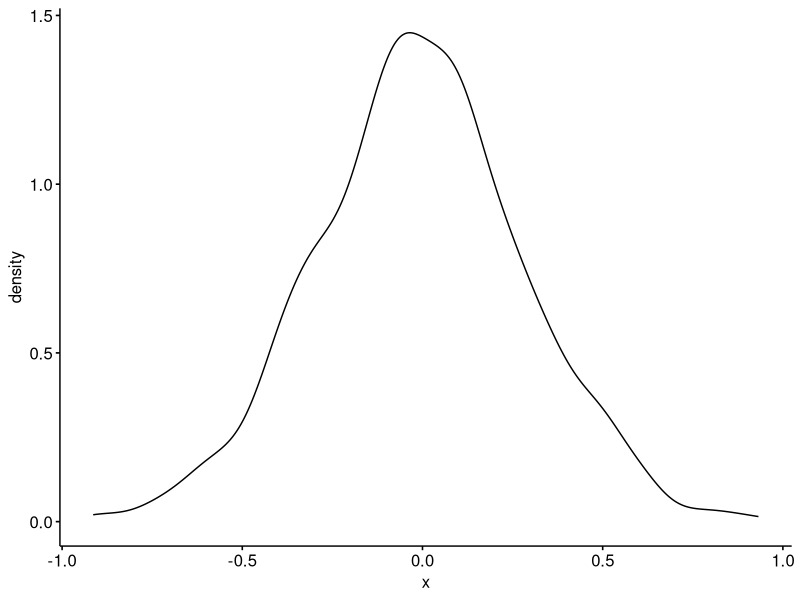
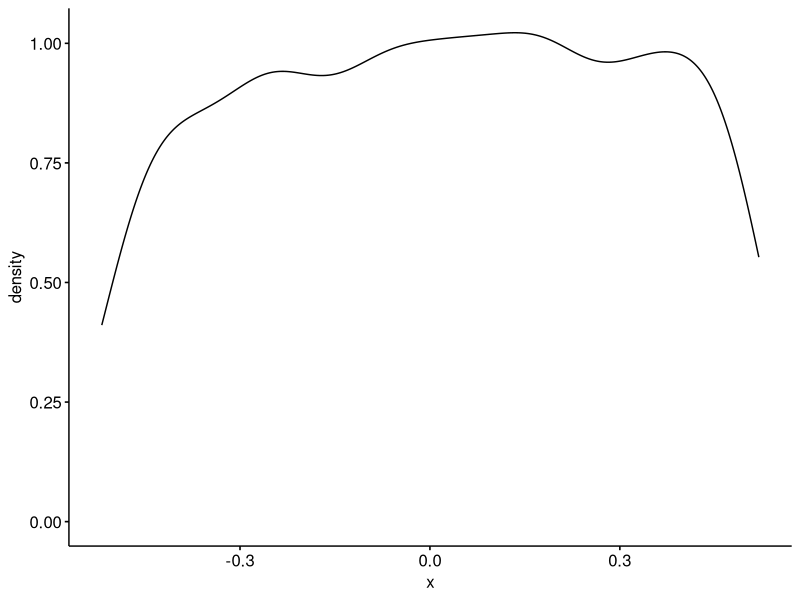
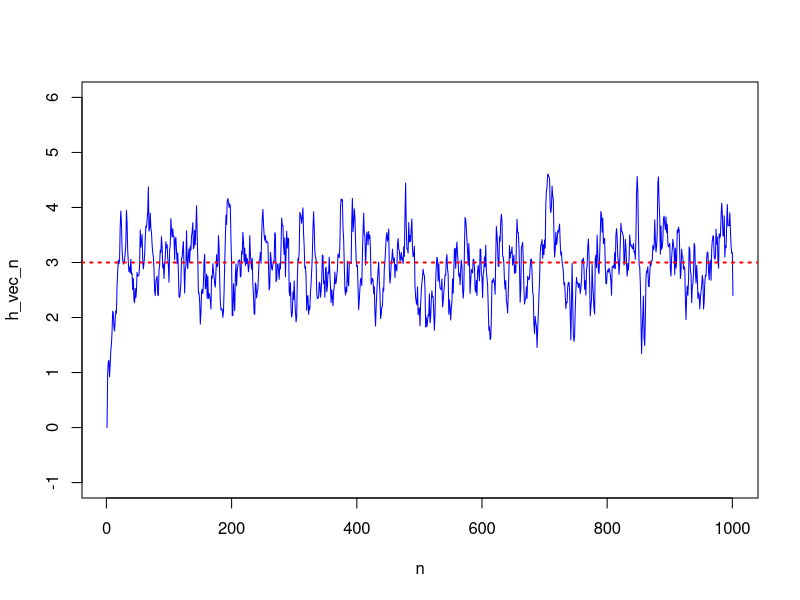
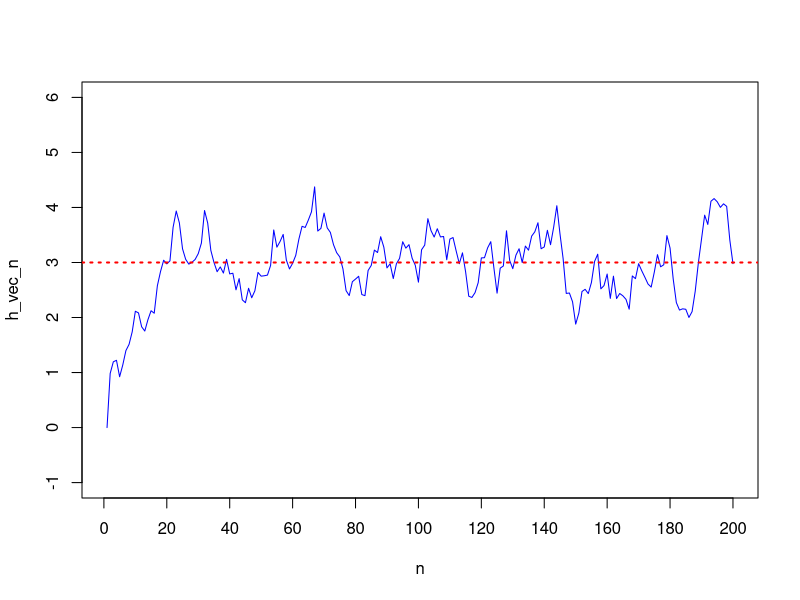
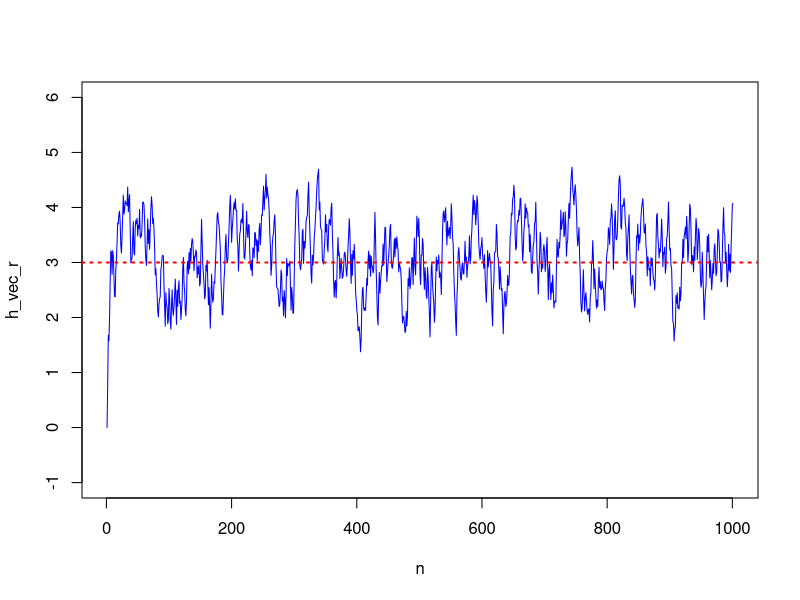
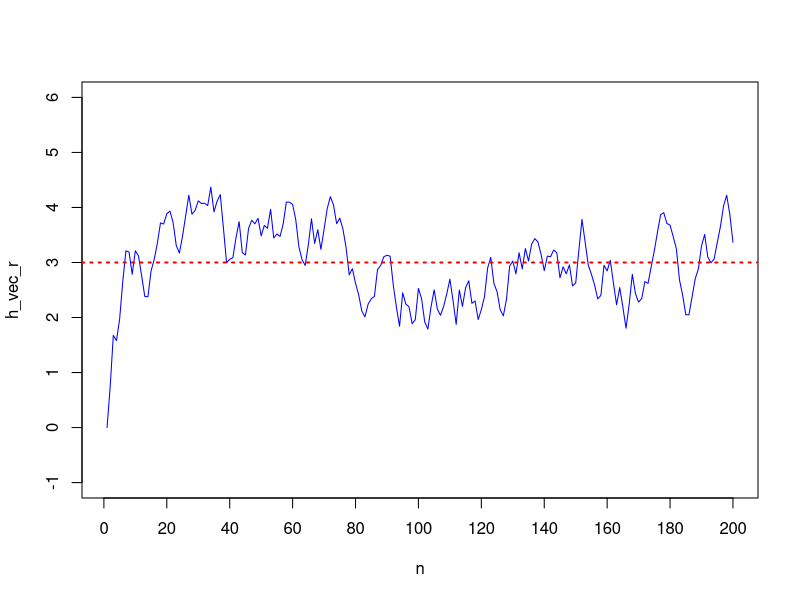

These figures' R source, in order:
set.seed(12)
N = 1000
a0 = 0.6
a1 = 0.8
b1 = 0.2
sigma = 0.3
l = 18

eps_vec_n = rnorm(N+1, 0, sigma)
eps_vec_r = runif(n = N+1, min = -sqrt(3)*sigma, max = sqrt(3)*sigma)

library("ggpubr")
ggdensity(eps_vec_n)
ggdensity(eps_vec_r)

h_vec_n = rep(0, N+1)
h_vec_r = rep(0, N+1)

from = 2
to = N+1
for (i in from:to) {
  h_vec_n[i] = a0 + eps_vec_n[i] + a1 * h_vec_n[i-1] + 
    b1 * eps_vec_n[i-1]
  h_vec_r[i] = a0 + eps_vec_r[i] + a1 * h_vec_r[i-1] + 
    b1 * eps_vec_r[i-1]
}

plot(h_vec_n, type = "l", col = "blue", xlab = "n",
     ylab = "h_vec_n", pch = 20, ylim = c(-1,6))
abline(h=a0 / (1-a1), col='red', lty = 3, lwd = 2)

plot(h_vec_n[1:200], type = "l", col = "blue", xlab = "n",
     ylab = "h_vec_n", pch = 20, ylim = c(-1,6), xaxp = c(0, 200, 10))
abline(h=a0 / (1-a1), col='red', lty = 3, lwd = 2)

plot(h_vec_r, type = "l", col = "blue", xlab = "n",
     ylab = "h_vec_r", pch = 20, ylim = c(-1,6))
abline(h=a0 / (1-a1), col='red', lty = 3, lwd = 2)

plot(h_vec_r[1:200], type = "l", col = "blue", xlab = "n",
     ylab = "h_vec_r", pch = 20, ylim = c(-1,6), xaxp = c(0, 200, 10))
abline(h=a0 / (1-a1), col='red', lty = 3, lwd = 2)

h_vec_n
h_vec_r

mean_n = 0
from = l+1
to = N+1
for (i in from:to) {
  mean_n = mean_n + h_vec_n[i]
}
mean_n = mean_n / (N-l)
mean_n

mean_r = 0
from = l+1
to = N+1
for (i in from:to) {
  mean_r = mean_r + h_vec_r[i]
}
mean_r = mean_r / (N-l)
mean_r

a0 / (1-a1)

var_n = 0
from = l+1
to = N+1
for (i in from:to) {
  var_n = var_n + (h_vec_n[i]-mean_n) ^ 2
}
var_n = var_n / (N-l)
var_n

var_r = 0
from = l+1
to = N+1
for (i in from:to) {
  var_r = var_r + (h_vec_r[i]-mean_r) ^ 2
}
var_r = var_r / (N-l)
var_r

sigma ^ 2 * ((1 + 2 * a1 * b1 + b1 ^ 2) / (1 - a1 ^ 2))

cov_vec_n = rep(0, 3)
from = l+2
to = N+1
for (j in 1:3) {
  for (i in (from+j):N+1) {
    cov_vec_n[j] = cov_vec_n[j] + (h_vec_n[i]-mean_n) * (h_vec_n[i-j]-mean_n)
  }
  cov_vec_n[j] = cov_vec_n[j] / (N-l)
}
cov_vec_n

cov_vec_r = rep(0, 3)
from = l+2
to = N+1
for (j in 1:3) {
  for (i in (from+j):N+1) {
    cov_vec_r[j] = cov_vec_r[j] + (h_vec_r[i]-mean_r) * (h_vec_r[i-j]-mean_r)
  }
  cov_vec_r[j] = cov_vec_r[j] / (N-l)
}
cov_vec_r

cov_vec = rep(0, 3)
for (j in 1:3) {
  cov_vec[j] = sigma ^ 2 * (a1 + b1) * (a1 ^ (j-1) + (a1 ^ j * (a1 + b1)) /
                                          (1 - a1 ^ 2))
}
cov_vec
